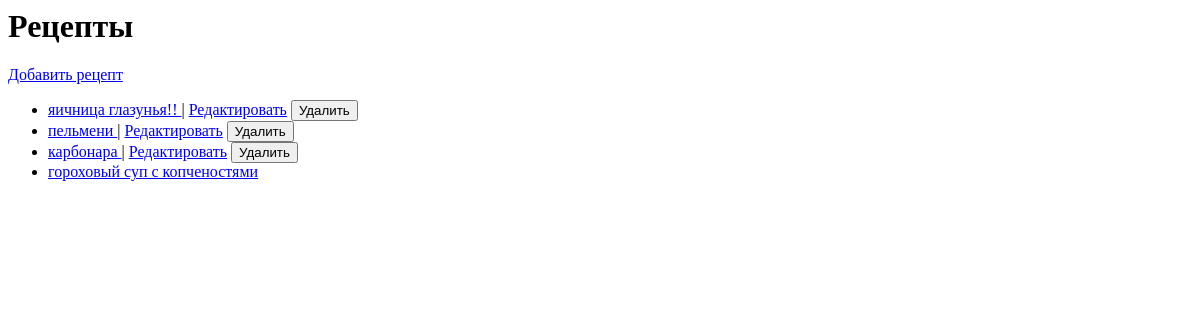
The app's page /recipes/ (signed in), older data.
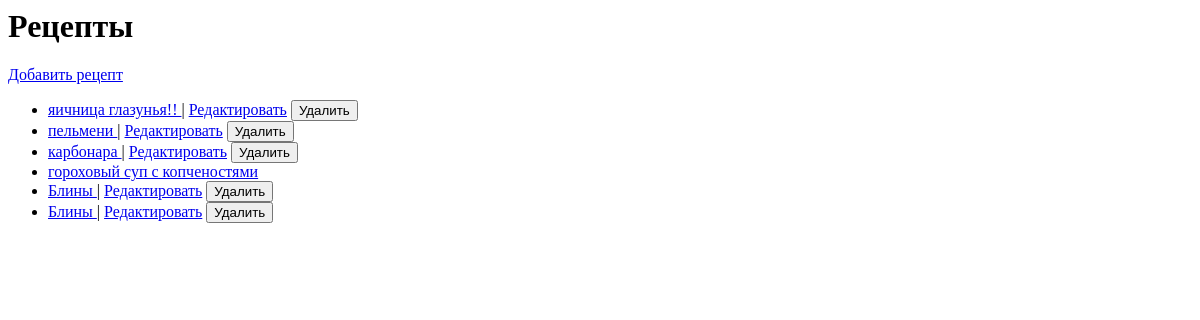
The same page, newer data.
### main/models.py (models this page shows, shortened)
class Recipe(models.Model):
    title = models.CharField("Название рецепта", max_length=255)
    description = models.TextField("Описание")
    cooking_time = models.PositiveIntegerField("Время приготовления")
    servings = models.PositiveIntegerField("Количество порций")
    difficulty = models.CharField(
        "Сложность",
        max_length=10,
        choices=[('easy', 'Легкий'), ('medium', 'Средний'), ('hard', 'Трудный')],
        default='easy'
    )
    kitchen = models.CharField("Кухня", max_length=100)
    created_at = models.DateTimeField("Создан", auto_now_add=True)
    author = models.ForeignKey(
        User,
        on_delete=models.CASCADE,
        related_name="recipes",
        verbose_name="Автор"
    )
    history = HistoricalRecords()
    class Meta:
        verbose_name = "Рецепт"
        verbose_name_plural = "Рецепты"

### main/html_views.py (the view)
# urls.py: path("recipes/", html_views.recipe_list, name="recipe_list"),
def recipe_list(request):
    recipes = Recipe.objects.all()
    return render(
        request,
        "recipes/list.html",
        {
            "recipes": recipes
        }
    )

### main/templates/recipes/list.html (shortened to what this page needs)
<h1>Рецепты</h1>
{% if user.is_authenticated %}
<a href="{% url 'recipe_create' %}">Добавить рецепт</a>
{% endif %}
<ul>
  {% for recipe in recipes %}
  <li>
    <a href="{% url 'recipe_detail' recipe.id %}"> {{ recipe.title }} </a>
    {% if recipe.author == user %} |
    <a href="{% url 'recipe_update' recipe.id %}">Редактировать</a>
    <form
      method="post"
      action="{% url 'recipe_delete' recipe.id %}"
      style="display: inline"
    >
      <button type="submit">Удалить</button>
    </form>
    {% endif %}
  </li>
  {% endfor %}
</ul>

Row changes from the older to the newer data that the page shows:
added Recipe: title "Блины", shows "Редактировать"
added Recipe: title "Блины", shows "Редактировать"
